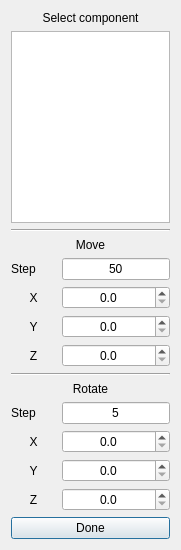
<?xml version="1.0" encoding="UTF-8"?>
<ui version="4.0">
 <class>Form</class>
 <widget class="QWidget" name="Form">
  <property name="geometry">
   <rect>
    <x>0</x>
    <y>0</y>
    <width>181</width>
    <height>550</height>
   </rect>
  </property>
  <property name="minimumSize">
   <size>
    <width>170</width>
    <height>550</height>
   </size>
  </property>
  <property name="maximumSize">
   <size>
    <width>278</width>
    <height>550</height>
   </size>
  </property>
  <property name="windowTitle">
   <string>Move</string>
  </property>
  <layout class="QVBoxLayout" name="verticalLayout">
   <item>
    <widget class="QLabel" name="label_11">
     <property name="text">
      <string>Select component</string>
     </property>
     <property name="alignment">
      <set>Qt::AlignCenter</set>
     </property>
    </widget>
   </item>
   <item>
    <widget class="QListWidget" name="lst_comps">
     <property name="sizePolicy">
      <sizepolicy hsizetype="Minimum" vsizetype="Expanding">
       <horstretch>0</horstretch>
       <verstretch>0</verstretch>
      </sizepolicy>
     </property>
    </widget>
   </item>
   <item>
    <widget class="Line" name="line">
     <property name="orientation">
      <enum>Qt::Horizontal</enum>
     </property>
    </widget>
   </item>
   <item>
    <widget class="QLabel" name="label_4">
     <property name="text">
      <string>Move</string>
     </property>
     <property name="alignment">
      <set>Qt::AlignCenter</set>
     </property>
    </widget>
   </item>
   <item>
    <layout class="QGridLayout" name="gridLayout">
     <item row="3" column="1">
      <widget class="QDoubleSpinBox" name="dsb_mz">
       <property name="alignment">
        <set>Qt::AlignCenter</set>
       </property>
       <property name="decimals">
        <number>1</number>
       </property>
      </widget>
     </item>
     <item row="2" column="0">
      <widget class="QLabel" name="label_2">
       <property name="text">
        <string>Y</string>
       </property>
       <property name="alignment">
        <set>Qt::AlignCenter</set>
       </property>
      </widget>
     </item>
     <item row="2" column="1">
      <widget class="QDoubleSpinBox" name="dsb_my">
       <property name="alignment">
        <set>Qt::AlignCenter</set>
       </property>
       <property name="decimals">
        <number>1</number>
       </property>
      </widget>
     </item>
     <item row="1" column="1">
      <widget class="QDoubleSpinBox" name="dsb_mx">
       <property name="alignment">
        <set>Qt::AlignCenter</set>
       </property>
       <property name="decimals">
        <number>1</number>
       </property>
      </widget>
     </item>
     <item row="3" column="0">
      <widget class="QLabel" name="label_3">
       <property name="text">
        <string>Z</string>
       </property>
       <property name="alignment">
        <set>Qt::AlignCenter</set>
       </property>
      </widget>
     </item>
     <item row="1" column="0">
      <widget class="QLabel" name="label">
       <property name="text">
        <string>X</string>
       </property>
       <property name="alignment">
        <set>Qt::AlignCenter</set>
       </property>
      </widget>
     </item>
     <item row="0" column="0">
      <widget class="QLabel" name="label_9">
       <property name="text">
        <string>Step</string>
       </property>
      </widget>
     </item>
     <item row="0" column="1">
      <widget class="QLineEdit" name="ln_movestep">
       <property name="sizePolicy">
        <sizepolicy hsizetype="Minimum" vsizetype="Fixed">
         <horstretch>0</horstretch>
         <verstretch>0</verstretch>
        </sizepolicy>
       </property>
       <property name="text">
        <string>50</string>
       </property>
       <property name="alignment">
        <set>Qt::AlignCenter</set>
       </property>
      </widget>
     </item>
    </layout>
   </item>
   <item>
    <widget class="Line" name="line_2">
     <property name="orientation">
      <enum>Qt::Horizontal</enum>
     </property>
    </widget>
   </item>
   <item>
    <widget class="QLabel" name="label_5">
     <property name="text">
      <string>Rotate</string>
     </property>
     <property name="alignment">
      <set>Qt::AlignCenter</set>
     </property>
    </widget>
   </item>
   <item>
    <layout class="QGridLayout" name="gridLayout_2">
     <item row="3" column="1">
      <widget class="QDoubleSpinBox" name="dsb_rz">
       <property name="alignment">
        <set>Qt::AlignCenter</set>
       </property>
       <property name="decimals">
        <number>1</number>
       </property>
      </widget>
     </item>
     <item row="3" column="0">
      <widget class="QLabel" name="label_8">
       <property name="text">
        <string>Z</string>
       </property>
       <property name="alignment">
        <set>Qt::AlignCenter</set>
       </property>
      </widget>
     </item>
     <item row="2" column="0">
      <widget class="QLabel" name="label_7">
       <property name="text">
        <string>Y</string>
       </property>
       <property name="alignment">
        <set>Qt::AlignCenter</set>
       </property>
      </widget>
     </item>
     <item row="2" column="1">
      <widget class="QDoubleSpinBox" name="dsb_ry">
       <property name="alignment">
        <set>Qt::AlignCenter</set>
       </property>
       <property name="decimals">
        <number>1</number>
       </property>
      </widget>
     </item>
     <item row="1" column="0">
      <widget class="QLabel" name="label_6">
       <property name="text">
        <string>X</string>
       </property>
       <property name="alignment">
        <set>Qt::AlignCenter</set>
       </property>
      </widget>
     </item>
     <item row="1" column="1">
      <widget class="QDoubleSpinBox" name="dsb_rx">
       <property name="alignment">
        <set>Qt::AlignCenter</set>
       </property>
       <property name="decimals">
        <number>1</number>
       </property>
      </widget>
     </item>
     <item row="0" column="0">
      <widget class="QLabel" name="label_10">
       <property name="text">
        <string>Step</string>
       </property>
      </widget>
     </item>
     <item row="0" column="1">
      <widget class="QLineEdit" name="ln_rotatestep">
       <property name="sizePolicy">
        <sizepolicy hsizetype="Minimum" vsizetype="Fixed">
         <horstretch>0</horstretch>
         <verstretch>0</verstretch>
        </sizepolicy>
       </property>
       <property name="text">
        <string>5</string>
       </property>
       <property name="alignment">
        <set>Qt::AlignCenter</set>
       </property>
      </widget>
     </item>
    </layout>
   </item>
   <item>
    <widget class="QPushButton" name="btn_done">
     <property name="text">
      <string>Done</string>
     </property>
     <property name="autoDefault">
      <bool>true</bool>
     </property>
     <property name="default">
      <bool>true</bool>
     </property>
    </widget>
   </item>
  </layout>
 </widget>
 <resources/>
 <connections/>
</ui>
